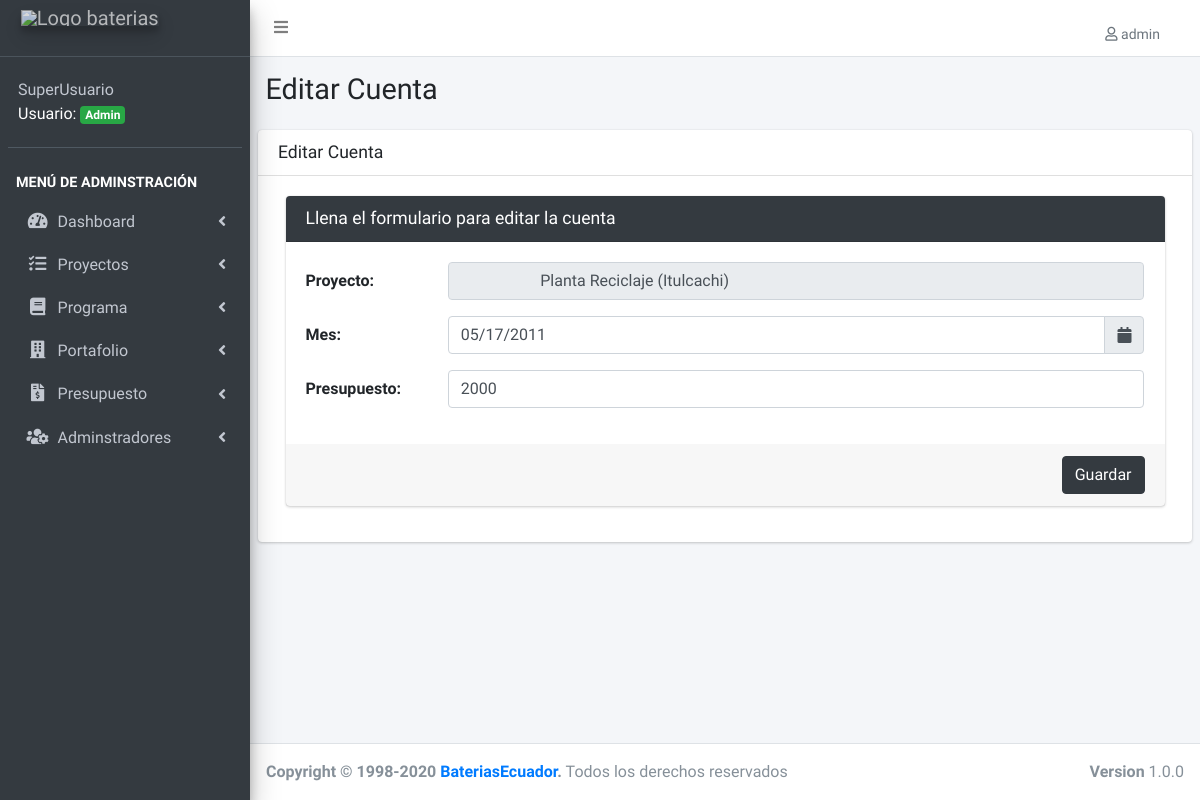
The page /editar-cuenta.php?id=1 (signed in) on the database as committed earlier.
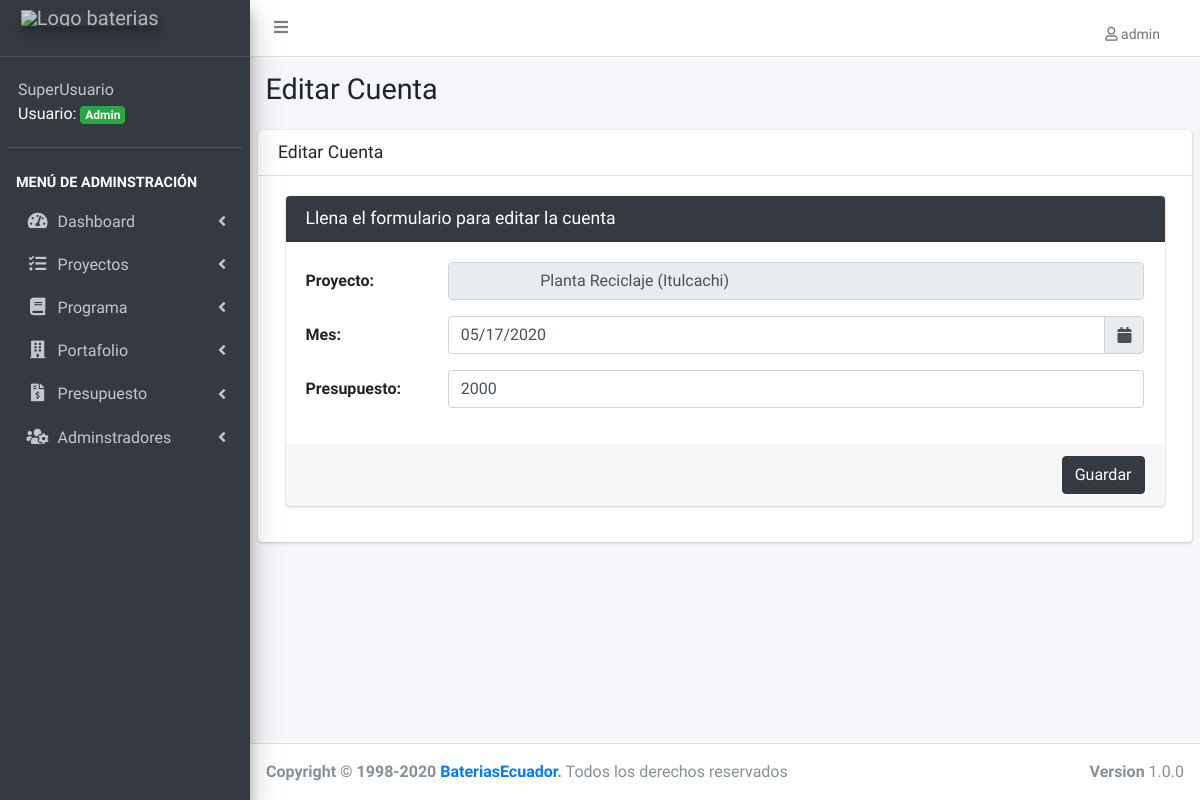
The same page on the database as committed later.
### tables this page shows
CREATE TABLE IF NOT EXISTS `cuentas` (
  `proyecto_id` int(11) NOT NULL DEFAULT '0',
  `registros_id` int(11) NOT NULL DEFAULT '0',
  PRIMARY KEY (`proyecto_id`,`registros_id`),
  KEY `FK_cuentas_registros` (`registros_id`),
  CONSTRAINT `FK_cuentas_proyectos` FOREIGN KEY (`proyecto_id`) REFERENCES `proyectos` (`proyecto_id`) ON DELETE CASCADE ON UPDATE CASCADE,
  CONSTRAINT `FK_cuentas_registros` FOREIGN KEY (`registros_id`) REFERENCES `registros` (`registros_id`) ON DELETE CASCADE ON UPDATE CASCADE
);

CREATE TABLE IF NOT EXISTS `registros` (
  `registros_id` int(11) NOT NULL AUTO_INCREMENT,
  `presupuesto` double(22,0) NOT NULL,
  `anio` date NOT NULL,
  `editado` datetime DEFAULT NULL,
  PRIMARY KEY (`registros_id`)
);

### editar-cuenta.php (the view, shortened to what this page needs)
<?php
include_once('funciones/funciones.php');
include_once('templates/header.php');
$id = $_GET['id'];
include_once('templates/barra.php');
include_once('templates/navegacion.php');
?>
<div class="content-wrapper">
  <section class="content-header">
    <div class="container-fluid">
      <div class="row mb-2">
        <div class="col-sm-6">
          <h1>Editar Cuenta</h1>
        </div>
      </div>
    </div>
  </section>
  <section class="content">
    <div class="card">
      <div class="card-header">
        <h3 class="card-title">Editar Cuenta</h3>
      </div>
      <div class="card-body">
        <div class="container">
          <div class="card card-dark">
            <div class="card-header">
              <h3 class="card-title">Llena el formulario para editar la cuenta</h3>
            </div>
            <?php
            $sql = "SELECT cuentas.proyecto_id, presupuesto, anio FROM cuentas INNER JOIN registros ON registros.registros_id=cuentas.registros_id WHERE registros.registros_id = $id ";
            $resultado = $conn->query($sql);
            $cuenta = $resultado->fetch_assoc();
            $valor = $cuenta['proyecto_id'];
            ?>
            <form class="form-horizontal" name="guardar-registro" id="guardar-registro" method="post" action="modelo-cuenta.php">
              <div class="card-body">
                <div class="form-group row">
                  <label for="cuenta" class="col-sm-2 col-form-label">Proyecto:</label>
                  <div class="col-sm-10">
                    <input type="text" class="form-control" id="cuenta" name="cuenta" placeholder="Número de cuenta" required value="
                    <?php
                    $sql = " SELECT detalle FROM proyectos WHERE proyecto_id= $valor ";
                    $resultado = $conn->query($sql);
                    $detalle = $resultado->fetch_assoc();
                    echo $detalle['detalle'];
                    ?>" readonly="readonly">
                  </div>
                </div>
                <div class="form-group row">
                  <label class="col-sm-2 col-form-label">Mes:</label>
                  <?php
                  $anio = $cuenta['anio'];
                  $anio_formateada = date('m/d/Y', strtotime($anio));
                  ?>
                  <div class="col-sm-10 input-group date" id="fecha" data-target-input="nearest">
                    <input type="text" class="form-control datetimepicker-input" data-target="#fecha" name="anio" placeholder="Seleccionar fecha" required value="<?php echo $anio_formateada ?>" />
                    <div class="input-group-append" data-target="#fecha" data-toggle="datetimepicker">
                      <div class="input-group-text"><i class="fa fa-calendar"></i></div>
                    </div>
                  </div>
                </div>
                <div class="form-group row">
                  <label for="presupuesto" class="col-sm-2 col-form-label">Presupuesto:</label>
                  <div class="col-sm-10">
                    <input type="number" class="form-control" id="presupuesto" name="presupuesto" placeholder="$ 0.0" required value="<?php echo $cuenta['presupuesto'] ?>">
                  </div>
                </div>
              </div>
              <div class="card-footer">
                <button type="submit" class="btn btn-dark float-right">Guardar</button>
              </div>
            </form>
          </div>
        </div>
      </div>
    </div>
  </section>
</div>
<?php
include_once('templates/footer.php');
?>

Rows that differ between the two databases and show on the page:
changed through a linked row, cuentas: anio "05/17/2011" → "05/17/2020"
